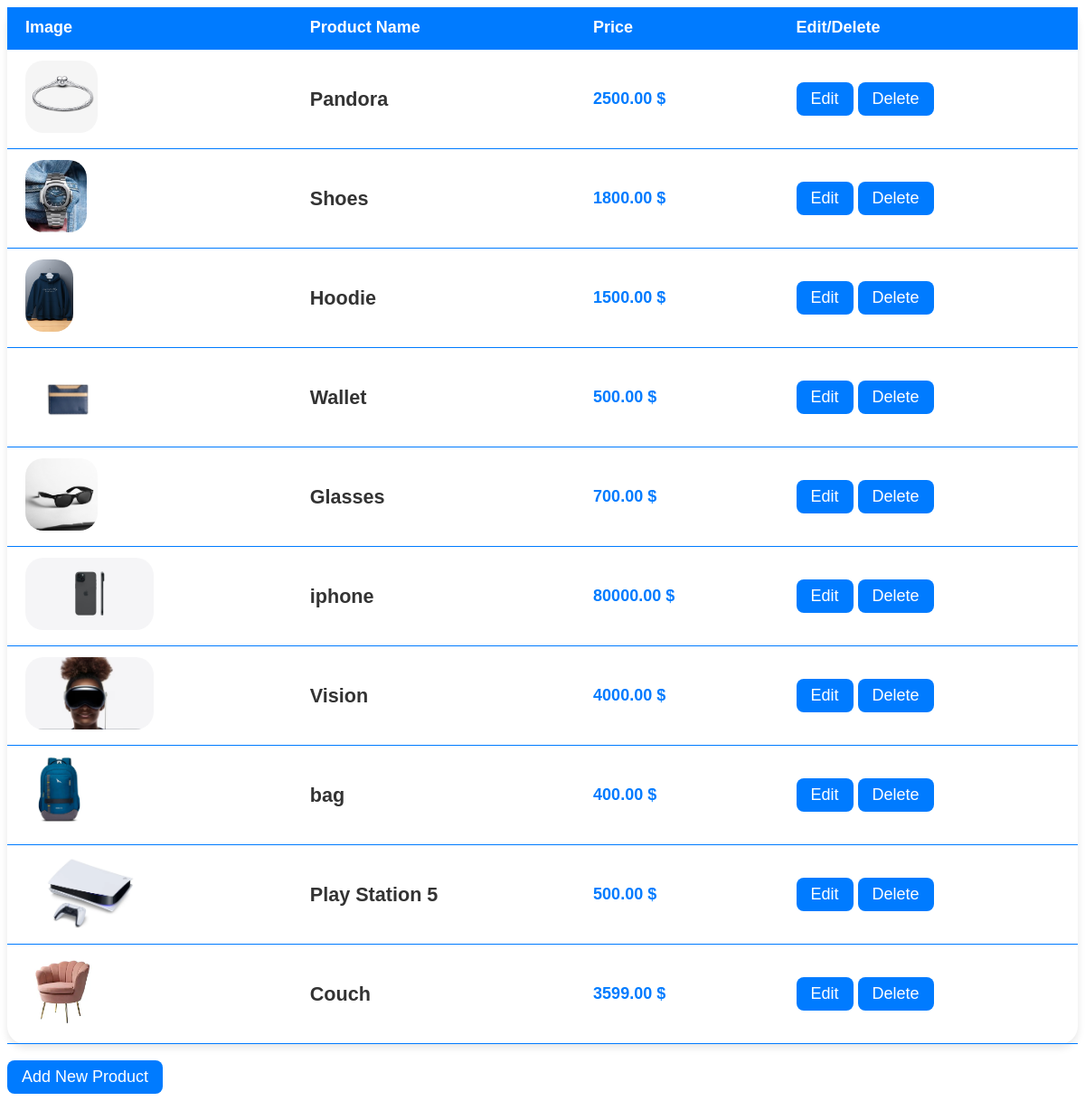
/saller/product.php, run on the app's committed database.
### tables this page shows
CREATE TABLE `products` (
  `productid` int(11) NOT NULL,
  `productname` varchar(100) NOT NULL,
  `price` decimal(10,2) NOT NULL,
  `image` varchar(255) NOT NULL
);

### saller/product.php (the view, shortened to what this page needs)
<!DOCTYPE html>
<html lang="en">
<head>
	<link rel="stylesheet" href="style.css">
</head>
<body>
	<?php
		require_once("../connection.php");
		$result = $con->query("select * from products");
		echo "<table class='product-table'><tr><th>Image</th><th>Product Name</th><th>Price</th><th>Edit/Delete</th>";
		while($data = $result->fetch_object())
		{
			echo "<tr>";
			echo "<td><img src='../images/$data->image' class='product-image'></td>";
			echo "<td class='product-name'>$data->productname</td>";;
			echo "<td class='product-price'> $data->price $</td>";
			echo "<td><a href='edit.php?pid=$data->productid' class='add-to-cart-button'>Edit</a> <a href='delete.php?pid=$data->productid' class='add-to-cart-button'>Delete</a></td>";
			echo "</tr>";
		}
		echo "</table>";
		echo "<div><a href='newproduct.php' class='add-to-cart-button' style='margin-top: 1em;'>Add New Product</a></div>";
	?>
</body>
</html>

### saller/style.css (style rules this page uses)
* { font-family: "Encode Sans", sans-serif; }
html { font-size: 18px; color: #333; }
.product-image { width: 100%; border-radius: 20px; }
.product-name { font-size: 1.2rem; font-weight: bold; color: #333; }
.product-price { font-weight: bold; color: #007bff; }
.add-to-cart-button { background-color: #007bff; color: #ffffff; border: none; border-radius: 8px; padding: 8px 16px; text-decoration: none; display: inline-block; transition: background-color 0.3s ease; }
.product-table { width: 100%; border-collapse: collapse; box-shadow: 0 4px 8px rgba(0, 0, 0, 0.1); border-radius: 20px; }
.product-table th { background-color: #007bff; color: #ffffff; font-weight: bold; text-align: left; padding: 12px 20px; border-bottom: 2px solid #007bff; }
.product-table td { padding: 12px 20px; border-bottom: 1px solid #007bff; }
.product-table img { height: 80px; width: auto; border-radius: 20px; }

### data on the page
products: image (picture), productname "Pandora", price "2500.00"
products: image (picture), productname "Shoes", price "1800.00"
products: image (picture), productname "Hoodie", price "1500.00"
products: image (picture), productname "Wallet", price "500.00"
products: image (picture), productname "Glasses", price "700.00"
products: image (picture), productname "iphone", price "80000.00"
products: image (picture), productname "Vision", price "4000.00"
products: image (picture), productname "bag", price "400.00"
products: image (picture), productname "Play Station 5", price "500.00"
products: image (picture), productname "Couch", price "3599.00"
